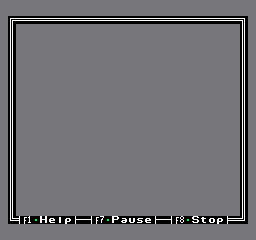

Rendered tile map (Tiled .tmx) drawn with the repository's tilesets; below, a short description and the map source with its tile grids summarised:
An orthogonal 32x30 tile map with 8x8 px tiles, 1 tile layer (border), 3 hidden layers not drawn.

<map version="1.10" tiledversion="1.10.1" orientation="orthogonal" renderorder="right-down" width="32" height="30" tilewidth="8" tileheight="8" infinite="0" backgroundcolor="#77767b" nextlayerid="5" nextobjectid="1">
 <tileset firstgid="1" source="font.tsx" />
 <layer id="3" name="help" width="32" height="30" visible="0">
  <data>[960 cells, 359 non-empty, 64 distinct tile ids]</data>
 </layer>
 <layer id="2" name="running" width="32" height="30" visible="0">
  <data>[960 cells, 144 non-empty, 36 distinct tile ids]</data>
 </layer>
 <layer id="4" name="border" width="32" height="30">
  <data>[960 cells, 108 non-empty, 26 distinct tile ids]</data>
 </layer>
 <layer id="1" name="code-maybe" width="32" height="30" visible="0">
  <data>[960 cells, 367 non-empty, 41 distinct tile ids]</data>
 </layer>
</map>